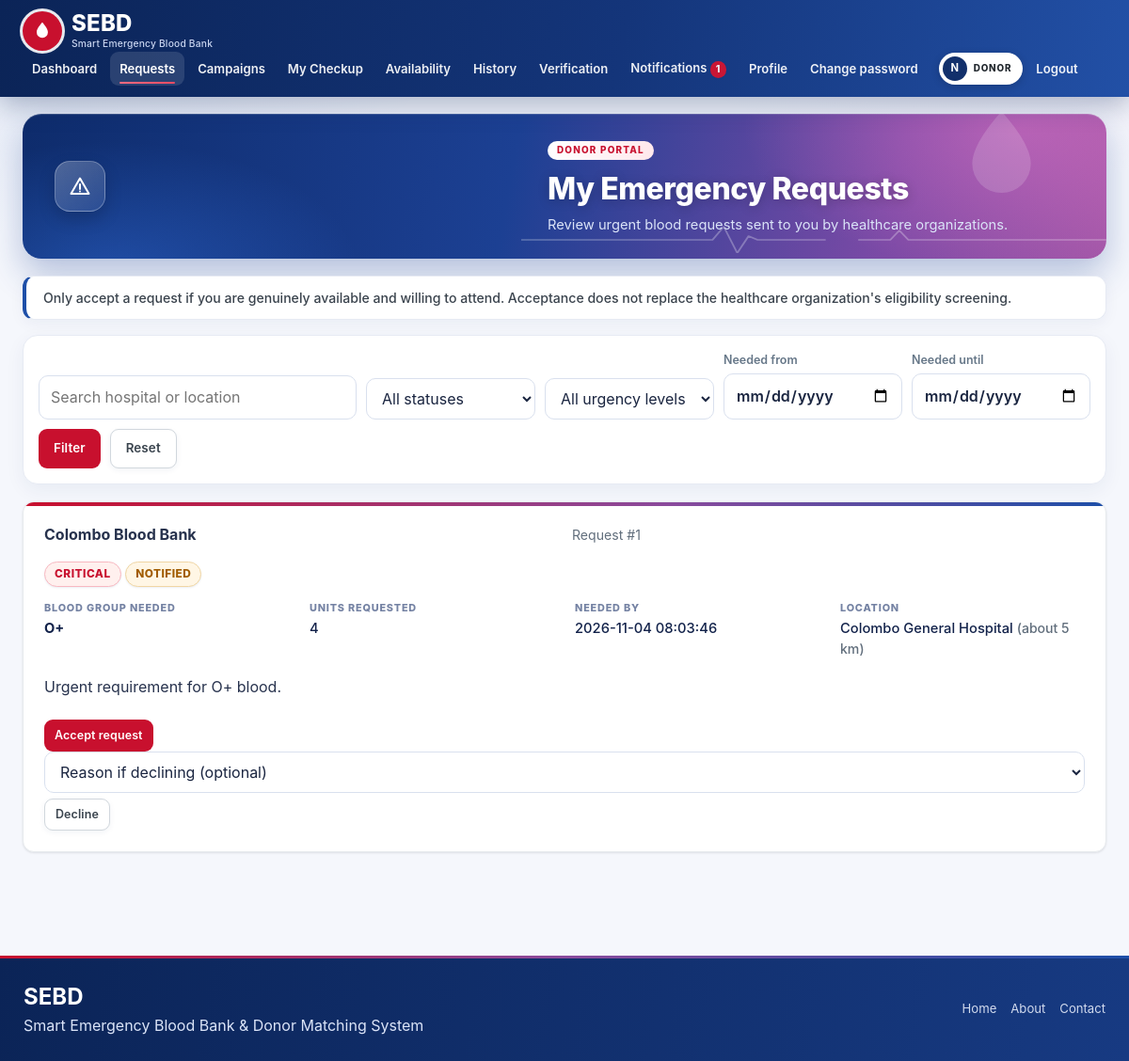
The page /donor/emergency_requests.php (signed in) on the database its author committed.
### tables this page shows
CREATE TABLE IF NOT EXISTS `donor_matches` (
  `match_id` int NOT NULL AUTO_INCREMENT,
  `request_id` int NOT NULL,
  `donor_id` int NOT NULL,
  `compatibility_status` enum('COMPATIBLE','INCOMPATIBLE') NOT NULL,
  `distance_km` decimal(10,2) DEFAULT NULL,
  `match_score` decimal(5,2) DEFAULT NULL,
  `status` enum('NOTIFIED','ACCEPTED','DECLINED','COMPLETED') DEFAULT 'NOTIFIED',
  `matched_at` datetime DEFAULT CURRENT_TIMESTAMP,
  `responded_at` datetime DEFAULT NULL,
  `completed_at` datetime DEFAULT NULL,
  `decline_reason` varchar(255) DEFAULT NULL,
  PRIMARY KEY (`match_id`),
  UNIQUE KEY `request_id` (`request_id`,`donor_id`),
  KEY `donor_id` (`donor_id`)
);

CREATE TABLE IF NOT EXISTS `healthcare_organizations` (
  `organization_id` int NOT NULL AUTO_INCREMENT,
  `user_id` int NOT NULL,
  `organization_name` varchar(150) NOT NULL,
  `organization_type` varchar(50) DEFAULT NULL,
  `registration_number` varchar(100) NOT NULL,
  `address` varchar(255) DEFAULT NULL,
  `city` varchar(100) DEFAULT NULL,
  `phone` varchar(20) DEFAULT NULL,
  `verification_status` enum('PENDING','VERIFIED','REJECTED') DEFAULT 'PENDING',
  `created_at` datetime DEFAULT CURRENT_TIMESTAMP,
  `certificate_file` varchar(100) DEFAULT NULL,
  `rejection_reason` varchar(255) DEFAULT NULL,
  `reviewed_by` int DEFAULT NULL,
  `reviewed_at` datetime DEFAULT NULL,
  `pending_city` varchar(100) DEFAULT NULL,
  `pending_address` varchar(255) DEFAULT NULL,
  `location_change_at` datetime DEFAULT NULL,
  PRIMARY KEY (`organization_id`),
  UNIQUE KEY `user_id` (`user_id`),
  UNIQUE KEY `registration_number` (`registration_number`)
);

CREATE TABLE IF NOT EXISTS `emergency_requests` (
  `request_id` int NOT NULL AUTO_INCREMENT,
  `organization_id` int NOT NULL,
  `blood_group` enum('A+','A-','B+','B-','AB+','AB-','O+','O-') NOT NULL,
  `units_required` int NOT NULL,
  `urgency` enum('CRITICAL','HIGH','NORMAL') NOT NULL,
  `required_time` datetime NOT NULL,
  `location` varchar(255) NOT NULL,
  `reason` text,
  `notes` text,
  `status` enum('PENDING','MATCHING','PARTIALLY_FULFILLED','FULFILLED','CANCELLED') DEFAULT 'PENDING',
  `created_at` datetime DEFAULT CURRENT_TIMESTAMP,
  `updated_at` datetime DEFAULT CURRENT_TIMESTAMP ON UPDATE CURRENT_TIMESTAMP,
  `closed_at` datetime DEFAULT NULL,
  PRIMARY KEY (`request_id`),
  KEY `organization_id` (`organization_id`)
);

CREATE TABLE IF NOT EXISTS `donors` (
  `donor_id` int NOT NULL AUTO_INCREMENT,
  `user_id` int NOT NULL,
  `blood_group` enum('A+','A-','B+','B-','AB+','AB-','O+','O-') NOT NULL,
  `date_of_birth` date NOT NULL,
  `weight_kg` decimal(5,2) DEFAULT NULL,
  `gender` varchar(20) DEFAULT NULL,
  `address` varchar(255) DEFAULT NULL,
  `city` varchar(100) DEFAULT NULL,
  `latitude` decimal(10,7) DEFAULT NULL,
  `longitude` decimal(10,7) DEFAULT NULL,
  `last_donation_date` date DEFAULT NULL,
  `recent_illness` varchar(255) DEFAULT NULL,
  `medication` varchar(255) DEFAULT NULL,
  `preferred_organization_id` int DEFAULT NULL,
  `rejection_reason` varchar(255) DEFAULT NULL,
  `re_review_requested` tinyint(1) NOT NULL DEFAULT '0',
  `health_status` enum('PENDING','CLEARED') DEFAULT 'PENDING',
  `verification_status` enum('PENDING','VERIFIED','REJECTED') DEFAULT 'PENDING',
  `availability_status` enum('AVAILABLE','UNAVAILABLE') DEFAULT 'UNAVAILABLE',
  `created_at` datetime DEFAULT CURRENT_TIMESTAMP,
  `updated_at` datetime DEFAULT CURRENT_TIMESTAMP ON UPDATE CURRENT_TIMESTAMP,
  PRIMARY KEY (`donor_id`),
  UNIQUE KEY `user_id` (`user_id`)
);

### donor/emergency_requests.php (the view, shortened to what this page needs)
<?php require_once __DIR__.'/../includes/auth.php'; require_role('DONOR');
$d=my_donor($pdo); $st=get('status'); $ur=get('urgency'); $q=get('q'); $from=get('from'); $to=get('to');
$validStatus=['NOTIFIED','ACCEPTED','DECLINED','COMPLETED']; $validUrgency=['CRITICAL','HIGH','NORMAL'];
if(!in_array($st,$validStatus,true)) $st=''; if(!in_array($ur,$validUrgency,true)) $ur='';
$sql="SELECT m.*,r.blood_group,r.units_required,r.urgency,r.required_time,r.location,r.notes,r.status AS rstatus,r.location_precise rprec,o.organization_name,o.address AS org_address,o.city AS org_city,o.phone AS org_phone FROM donor_matches m JOIN emergency_requests r USING(request_id) JOIN healthcare_organizations o ON o.organization_id=r.organization_id WHERE m.donor_id=?"; $p=[$d['donor_id']];
$s=$pdo->prepare($sql." ORDER BY FIELD(r.urgency,'CRITICAL','HIGH','NORMAL'),m.matched_at DESC"); $s->execute($p); $rows=$s->fetchAll();
$title='My Emergency Requests'; $page_intro='Review urgent blood requests sent to you by healthcare organizations.'; require '../includes/header.php'; ?>
<div class="alert">Only accept a request if you are genuinely available and willing to attend. Acceptance does not replace the healthcare organization's eligibility screening.</div>
<form class="filter"><input name="q" placeholder="Search hospital or location" value="<?= h($q) ?>"><select name="status"><option value="">All statuses</option></select>
<select name="urgency"><option value="">All urgency levels</option><?php foreach($validUrgency as $x): ?><option value="<?= h($x) ?>" <?= $ur===$x?'selected':'' ?>><?= h(ucfirst(strtolower($x))) ?></option><?php endforeach; ?></select>
<label class="dl">Needed from <input type="date" name="from" value="<?= h($from) ?>"></label><label class="dl">Needed until <input type="date" name="to" value="<?= h($to) ?>"></label><button class="btn">Filter</button> <a class="btn alt" href="emergency_requests.php">Reset</a></form>
<?php foreach($rows as $r): $open=!in_array($r['rstatus'],['CANCELLED','FULFILLED'],true); $expired=$r['required_time']<date('Y-m-d H:i:s'); ?><div class="card"><div class="row"><div><b><?= h($r['organization_name']) ?></b><p><?= badge($r['urgency']) ?> <?= badge($r['status']) ?></p></div><div><span class="muted">Request #<?= (int)$r['request_id'] ?></span></div></div>
<dl class="meta"><div><dt>Blood group needed</dt><dd><b><?= h($r['blood_group']) ?></b></dd></div><div><dt>Units requested</dt><dd><?= h($r['units_required']) ?></dd></div><div><dt>Needed by</dt><dd><?= h($r['required_time']) ?></dd></div><div><dt>Location</dt><dd><?= h($r['location']) ?><?php if($r['distance_km']!==null && $r['distance_km']!==''): ?> <span class="muted">(<?= h(distance_label($r['distance_km'],$d['location_precise']&&$r['rprec'])) ?>)</span><?php endif; ?></dd></div></dl><?php if(!empty($r['notes'])): ?><p><?= nl2br(h($r['notes'])) ?></p><?php endif; ?>
<?php if($r['status']==='ACCEPTED' && $open): ?><div class="alert ok"><b>Where to go:</b> <?= h($r['location']) ?> &middot; <?= h($r['organization_name']) ?>, <?= h($r['org_address']?:$r['org_city']) ?> &middot; Phone: <?= h($r['org_phone']?:'not provided') ?> &middot; Needed by <?= h($r['required_time']) ?></div>
<form method="post" action="response.php" class="inline"><?= csrf_field() ?><input type="hidden" name="match_id" value="<?= (int)$r['match_id'] ?>"><button name="action" value="WITHDRAW" class="btn sm alt" data-confirm="Withdraw your acceptance? The organization will be told.">Withdraw acceptance</button></form>
<?php elseif($r['status']==='NOTIFIED' && $open && !$expired): ?><form method="post" action="response.php" class="inline"><button name="action" value="ACCEPTED" class="btn sm" data-confirm="Accept this emergency request? Your availability will be set to unavailable until you change it again.">Accept request</button> <select name="reason" aria-label="Reason for declining"><option value="">Reason if declining (optional)</option></select> <button name="action" value="DECLINED" class="btn sm alt" data-confirm="Decline this request?">Decline</button></form>
<?php elseif($r['rstatus']==='CANCELLED'): ?><span class="muted">The organization cancelled this request. No action is needed; if you had accepted, your availability was restored when you were eligible.</span>
<?php elseif($r['rstatus']==='FULFILLED'): ?><span class="muted">This request has been fulfilled.</span>
<?php elseif($r['status']==='NOTIFIED' && $expired): ?><span class="muted">This request has expired and can no longer be accepted.</span><?php endif; ?></div><?php endforeach; ?>
<?php require '../includes/footer.php'; ?>

### includes/functions.php (shortened to what this page needs)
<?php
function icon($n){
  static $i=[
  'drop'=>'<path d="M12 2.7s6 6.2 6 10.6a6 6 0 0 1-12 0c0-4.4 6-10.6 6-10.6z"/>',
  'users'=>'<path d="M16 20v-1.5a3.5 3.5 0 0 0-3.5-3.5h-5A3.5 3.5 0 0 0 4 18.5V20"/><circle cx="10" cy="8" r="3.5"/><path d="M20 20v-1.5a3.5 3.5 0 0 0-2.5-3.3M15.5 4.7a3.5 3.5 0 0 1 0 6.6"/>',
  'user'=>'<circle cx="12" cy="8" r="4"/><path d="M4 21v-1a6 6 0 0 1 6-6h4a6 6 0 0 1 6 6v1"/>',
  'check'=>'<path d="M5 12.5l4.5 4.5L19 7.5"/>',
  'hospital'=>'<path d="M4 21V6a1 1 0 0 1 1-1h8a1 1 0 0 1 1 1v15M14 10h5a1 1 0 0 1 1 1v10M2 21h20M9 8v6M6 11h6"/>',
  'activity'=>'<path d="M3 12h4l3-8 4 16 3-8h4"/>',
  'alert'=>'<path d="M12 3.5L21.5 20h-19z"/><path d="M12 10v5M12 17.5v.01"/>',
  'target'=>'<circle cx="12" cy="12" r="9"/><circle cx="12" cy="12" r="5"/><circle cx="12" cy="12" r="1"/>',
  'lock'=>'<rect x="5" y="11" width="14" height="10" rx="2"/><path d="M8 11V8a4 4 0 0 1 8 0v3"/>',
  'message'=>'<path d="M21 12a8 8 0 0 1-11.6 7.1L4 20.5l1.4-4.6A8 8 0 1 1 21 12z"/>',
  'pin'=>'<path d="M12 21s7-6.2 7-11.5a7 7 0 0 0-14 0C5 14.8 12 21 12 21z"/><circle cx="12" cy="9.5" r="2.5"/>',
  'mail'=>'<rect x="3" y="5" width="18" height="14" rx="2"/><path d="M3 7l9 6 9-6"/>',
  'phone'=>'<path d="M5 4h4l2 5-2.5 1.5a11 11 0 0 0 5 5L15 13l5 2v4a2 2 0 0 1-2 2A16 16 0 0 1 3 6a2 2 0 0 1 2-2z"/>',
  'shield'=>'<path d="M12 3l8 3v6c0 4.5-3.4 8-8 9-4.6-1-8-4.5-8-9V6z"/><path d="M9 12l2.2 2.2L15.5 10"/>',
  'clock'=>'<circle cx="12" cy="12" r="9"/><path d="M12 7v5l3 2"/>',
  'arrow'=>'<path d="M5 12h14M13 6l6 6-6 6"/>',
  'calendar'=>'<rect x="4" y="5" width="16" height="15" rx="2"/><path d="M4 10h16M9 3v4M15 3v4"/>',
  'bell'=>'<path d="M6 16v-5a6 6 0 0 1 12 0v5l1.5 2h-15z"/><path d="M10 20.5a2 2 0 0 0 4 0"/>',
  'heart'=>'<path d="M12 20s-7.5-4.6-7.5-10a4.3 4.3 0 0 1 7.5-2.8A4.3 4.3 0 0 1 19.5 10c0 5.4-7.5 10-7.5 10z"/>',
  'clipboard'=>'<rect x="6" y="4" width="12" height="17" rx="2"/><path d="M9 4h6v3H9zM9 12h6M9 16h4"/>',
  'megaphone'=>'<path d="M4 10v4h3l7 4V6L7 10z"/><path d="M17.5 9.5a4 4 0 0 1 0 5"/>',
  'ban'=>'<circle cx="12" cy="12" r="9"/><path d="M5.6 5.6l12.8 12.8"/>',
  'file'=>'<path d="M7 3h7l4 4v14H7z"/><path d="M14 3v4h4M10 13h5M10 17h5"/>',
  'menu'=>'<path d="M4 6h16M4 12h16M4 18h16"/>'
  ];
  return "<svg class='ico' viewBox='0 0 24 24' width='1em' height='1em' aria-hidden='true' focusable='false'>".$i[$n].'</svg>';
}
function h($s){ return htmlspecialchars((string)$s, ENT_QUOTES, 'UTF-8'); }
function get($k,$d=''){ $v=$_GET[$k] ?? $d; return is_string($v)?trim($v):(string)$d; }
function badge($s){ $label=$s==='CLEARED'?'Checkup cleared':str_replace('_',' ',$s); return "<span class='badge b-".strtolower(h($s))."'>".h($label)."</span>"; }
function my_donor($pdo){ $s=$pdo->prepare("SELECT d.*,u.full_name,u.email,u.phone FROM donors d JOIN users u USING(user_id) WHERE d.user_id=?"); $s->execute([$_SESSION['uid']]); return $s->fetch(); }
function distance_label($km,$precise){
  $km=(float)$km;
  return $precise ? number_format($km,1).' km' : ($km<1 ? 'same city' : 'about '.round($km).' km');
}

### rows shown on the page
donor_matches: healthcare_organizations.organization_name "Colombo Blood Bank", request.urgency "CRITICAL NOTIFIED", request "1", request.blood_group "O+", request.units_required "4", request.required_time "2026-11-04 08:03:46", request.location "Colombo General Hospital", distance_km.location_precise "about 5 km", request.notes "Urgent requirement for O+ blood."

### other values the page prints
$l "Dashboard"
$l "Requests"
$l "Campaigns"
$l "My Checkup"
$l "Availability"
$l "History"
$l "Verification"
$l "Notifications"
$unreadNav "1"
$l "Profile"
$l "Change password"
substr($_SESSION['name']??'U',0,1) "N"
$title "My Emergency Requests"
$page_intro "Review urgent blood requests sent to you by healthcare organizations."
